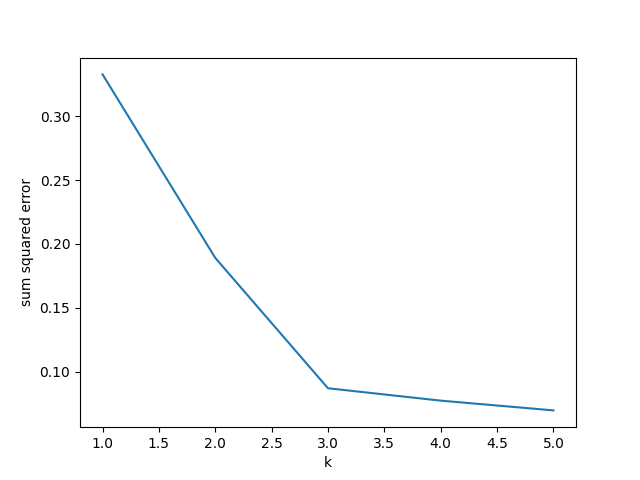

Recreate this plot in Python.

import matplotlib.pyplot as plt 
from k_clusters import KMeans


columns = ['Portion Eggs',
            'Portion Butter',
            'Portion Sugar',
            'Portion Flour']

data = [[0.14, 0.14, 0.28, 0.44],
        [0.22, 0.1, 0.45, 0.33],
        [0.1, 0.19, 0.25, 0.4],
        [0.02, 0.08, 0.43, 0.45],
        [0.16, 0.08, 0.35, 0.3],
        [0.14, 0.17, 0.31, 0.38],
        [0.05, 0.14, 0.35, 0.5],
        [0.1, 0.21, 0.28, 0.44],
        [0.04, 0.08, 0.35, 0.47],
        [0.11, 0.13, 0.28, 0.45],
        [0.0, 0.07, 0.34, 0.65],
        [0.2, 0.05, 0.4, 0.37],
        [0.12, 0.15, 0.33, 0.45],
        [0.25, 0.1, 0.3, 0.35],
        [0.0, 0.1, 0.4, 0.5],
        [0.15, 0.2, 0.3, 0.37],
        [0.0, 0.13, 0.4, 0.49],
        [0.22, 0.07, 0.4, 0.38],
        [0.2, 0.18, 0.3, 0.4]]


sse_values = []

for k in range(1, 6):
  initial_clusters = {}
  for cluster in range(1, k+1):
    initial_clusters[cluster] = []
  for row_index in range(len(data)):
    initial_clusters[(row_index%k)+1].append(row_index)
  kmeans = KMeans(initial_clusters, data)
  kmeans.run_til_complete(50)
  sse = kmeans.SSE()
  sse_values.append(sse)

k_values = [k for k in range(1, 6)]
  
plt.plot( k_values, sse_values)
  

plt.xlabel("k")
plt.ylabel("sum squared error")
plt.savefig('kelbow.png')